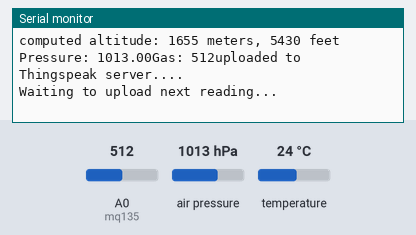
A sketch run on a simulated ESP8266 (NodeMCU). Shown: the last lines printed to the serial monitor. The inputs (shaded band) are chosen by the test bench; at power-on: air pressure 1013 hPa, A0 (mq135) = 512, temperature 24 °C. WiFi joins after 1.5 s; servers stay silent unless stated.

Above: at 2.7 s.
2.8 s: air pressure set to 952 hPa
8.5 s: A0 (mq135) set to 716
14.2 s: temperature set to 12 °C
At 16.95 s:
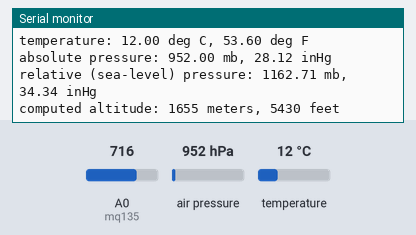
19.9 s: A0 (mq135) set to 900
At 20.6 s:
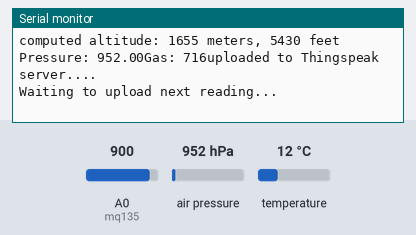
25.6 s: air pressure set to 975 hPa
At 32.19 s:
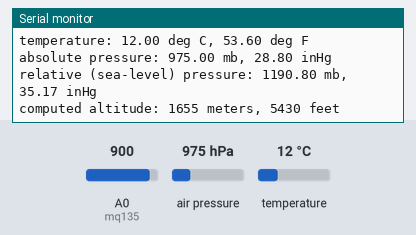

Measured:
- after the input at 14.2 s, the serial monitor: prints a new line after 2.6 s (image 1)
- after the input at 25.6 s, the serial monitor: prints a new line after 6.4 s (image 3)

The sketch:

Air_pollution.ino
```cpp
#include <ESP8266WiFi.h>
#include <SFE_BMP180.h>
#include <Wire.h>

String apiWritekey = "6Y2G86I96GAZEJBW";
const char* ssid = "123456789";
const char* password = "0987654321" ;
int mq135 = A0;
SFE_BMP180 pressure;
#define ALTITUDE 1655.0 // Altitude of SparkFun's HQ in Boulder, CO. in meters

const char* server = "api.thingspeak.com";
float resolution=3.3/1023;
WiFiClient client;
int data = 0;

void setup() {
  Serial.begin(115200);
  WiFi.disconnect();
  delay(10);
  WiFi.begin(ssid, password);

  Serial.println();
  Serial.println();
  Serial.print("Connecting to ");
  Serial.println(ssid);

  WiFi.begin(ssid, password);

  while (WiFi.status() != WL_CONNECTED) {
    delay(500);
    Serial.print(".");
  }
  Serial.println("");
  Serial.print("NodeMcu connected to wifi...");
  Serial.println(ssid);
  Serial.println();

  if (pressure.begin())
    Serial.println("BMP180 init success");
  else
  {
    // Oops, something went wrong, this is usually a connection problem,
    // see the comments at the top of this sketch for the proper connections.

    Serial.println("BMP180 init fail\n\n");
    while(1); // Pause forever.
  }
}

void loop() {
   char status;
  double T,P,p0,a;

  // Loop here getting pressure readings every 10 seconds.

  // If you want sea-level-compensated pressure, as used in weather reports,
  // you will need to know the altitude at which your measurements are taken.
  // We're using a constant called ALTITUDE in this sketch:

  Serial.println();
  Serial.print("provided altitude: ");
  Serial.print(ALTITUDE,0);
  Serial.print(" meters, ");
  Serial.print(ALTITUDE*3.28084,0);
  Serial.println(" feet");

  // If you want to measure altitude, and not pressure, you will instead need
  // to provide a known baseline pressure. This is shown at the end of the sketch.

  // You must first get a temperature measurement to perform a pressure reading.

  // Start a temperature measurement:
  // If request is successful, the number of ms to wait is returned.
  // If request is unsuccessful, 0 is returned.

  status = pressure.startTemperature();
  if (status != 0)
  {
    // Wait for the measurement to complete:
    delay(status);

    // Retrieve the completed temperature measurement:
    // Note that the measurement is stored in the variable T.
    // Function returns 1 if successful, 0 if failure.

    status = pressure.getTemperature(T);
    if (status != 0)
    {
      // Print out the measurement:
      Serial.print("temperature: ");
      Serial.print(T,2);
      Serial.print(" deg C, ");
      Serial.print((9.0/5.0)*T+32.0,2);
      Serial.println(" deg F");

      // Start a pressure measurement:
      // The parameter is the oversampling setting, from 0 to 3 (highest res, longest wait).
      // If request is successful, the number of ms to wait is returned.
      // If request is unsuccessful, 0 is returned.

      status = pressure.startPressure(3);
      if (status != 0)
      {
        // Wait for the measurement to complete:
        delay(status);

        // Retrieve the completed pressure measurement:
        // Note that the measurement is stored in the variable P.
        // Note also that the function requires the previous temperature measurement (T).
        // (If temperature is stable, you can do one temperature measurement for a number of pressure measurements.)
        // Function returns 1 if successful, 0 if failure.

        status = pressure.getPressure(P,T);
        if (status != 0)
        {
          // Print out the measurement:
          Serial.print("absolute pressure: ");
          Serial.print(P,2);
          Serial.print(" mb, ");
          Serial.print(P*0.0295333727,2);
          Serial.println(" inHg");

          // The pressure sensor returns abolute pressure, which varies with altitude.
          // To remove the effects of altitude, use the sealevel function and your current altitude.
          // This number is commonly used in weather reports.
          // Parameters: P = absolute pressure in mb, ALTITUDE = current altitude in m.
          // Result: p0 = sea-level compensated pressure in mb

          p0 = pressure.sealevel(P,ALTITUDE); // we're at 1655 meters (Boulder, CO)
          Serial.print("relative (sea-level) pressure: ");
          Serial.print(p0,2);
          Serial.print(" mb, ");
          Serial.print(p0*0.0295333727,2);
          Serial.println(" inHg");

          // On the other hand, if you want to determine your altitude from the pressure reading,
          // use the altitude function along with a baseline pressure (sea-level or other).
          // Parameters: P = absolute pressure in mb, p0 = baseline pressure in mb.
          // Result: a = altitude in m.

          a = pressure.altitude(P,p0);
          Serial.print("computed altitude: ");
          Serial.print(a,0);
          Serial.print(" meters, ");
          Serial.print(a*3.28084,0);
          Serial.println(" feet");
        }
        else Serial.println("error retrieving pressure measurement\n");
      }
      else Serial.println("error starting pressure measurement\n");
    }
    else Serial.println("error retrieving temperature measurement\n");
  }
  else Serial.println("error starting temperature measurement\n");

  data = analogRead(mq135);
  float temp = ((analogRead(A0) * resolution) * 100)+23.89;

  if (client.connect(server,80)) {
    String tsData = apiWritekey;
    tsData +="&field1=";
    tsData += String(P);
    tsData +="&field2=";
    tsData += String(data);
    tsData += "\r\n\r\n";

    client.print("POST /update HTTP/1.1\n");
    client.print("Host: api.thingspeak.com\n");
    client.print("Connection: close\n");
    client.print("X-THINGSPEAKAPIKEY: "+apiWritekey+"\n");
    client.print("Content-Type: application/x-www-form-urlencoded\n");
    client.print("Content-Length: ");
    client.print(tsData.length());
    client.print("\n\n");
    client.print(tsData);

    Serial.print("Pressure: ");
    Serial.print(P);
    Serial.print("Gas: ");
    Serial.print(data);
    Serial.println("uploaded to Thingspeak server....");
  }
  client.stop();

  Serial.println("Waiting to upload next reading...");
  Serial.println();
  delay(15000);
}
```
